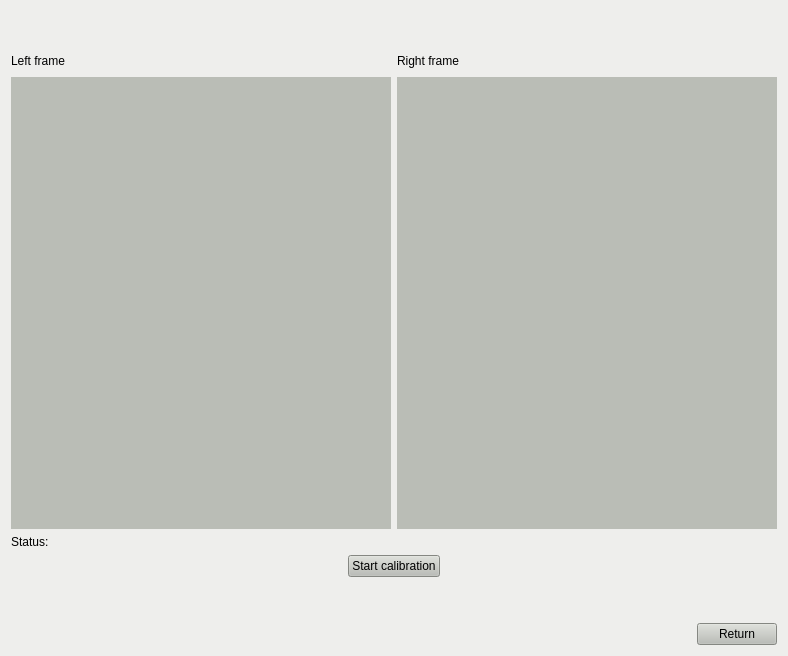
<?xml version="1.0" encoding="UTF-8"?>
<ui version="4.0">
 <class>CamCalib</class>
 <widget class="QWidget" name="CamCalib">
  <property name="geometry">
   <rect>
    <x>0</x>
    <y>0</y>
    <width>788</width>
    <height>656</height>
   </rect>
  </property>
  <property name="windowTitle">
   <string>Form</string>
  </property>
  <property name="styleSheet">
   <string notr="true">background-color: rgb(238, 238, 236);</string>
  </property>
  <layout class="QVBoxLayout" name="verticalLayout_3" stretch="0,1,0,0,0,0">
   <item>
    <spacer name="verticalSpacer">
     <property name="orientation">
      <enum>Qt::Vertical</enum>
     </property>
     <property name="sizeHint" stdset="0">
      <size>
       <width>20</width>
       <height>40</height>
      </size>
     </property>
    </spacer>
   </item>
   <item>
    <layout class="QHBoxLayout" name="horizontalLayout_2" stretch="1,1">
     <item>
      <layout class="QVBoxLayout" name="verticalLayout" stretch="0,1">
       <item>
        <layout class="QHBoxLayout" name="horizontalLayout_3">
         <item>
          <widget class="QLabel" name="label">
           <property name="styleSheet">
            <string notr="true">color: rgb(0, 0, 0);</string>
           </property>
           <property name="text">
            <string>Left frame</string>
           </property>
          </widget>
         </item>
         <item>
          <spacer name="horizontalSpacer_2">
           <property name="orientation">
            <enum>Qt::Horizontal</enum>
           </property>
           <property name="sizeHint" stdset="0">
            <size>
             <width>40</width>
             <height>20</height>
            </size>
           </property>
          </spacer>
         </item>
        </layout>
       </item>
       <item>
        <widget class="AspectRatioPixmapLabel" name="lblFrameLeft">
         <property name="styleSheet">
          <string notr="true">background-color: rgb(186, 189, 182);
color: rgb(0, 0, 0);</string>
         </property>
         <property name="text">
          <string/>
         </property>
         <property name="alignment">
          <set>Qt::AlignCenter</set>
         </property>
        </widget>
       </item>
      </layout>
     </item>
     <item>
      <layout class="QVBoxLayout" name="verticalLayout_2" stretch="0,1">
       <item>
        <layout class="QHBoxLayout" name="horizontalLayout_4">
         <item>
          <widget class="QLabel" name="label_2">
           <property name="styleSheet">
            <string notr="true">color: rgb(0, 0, 0);</string>
           </property>
           <property name="text">
            <string>Right frame</string>
           </property>
          </widget>
         </item>
         <item>
          <spacer name="horizontalSpacer_3">
           <property name="orientation">
            <enum>Qt::Horizontal</enum>
           </property>
           <property name="sizeHint" stdset="0">
            <size>
             <width>40</width>
             <height>20</height>
            </size>
           </property>
          </spacer>
         </item>
        </layout>
       </item>
       <item>
        <widget class="AspectRatioPixmapLabel" name="lblFrameRight">
         <property name="styleSheet">
          <string notr="true">background-color: rgb(186, 189, 182);
color: rgb(0, 0, 0);</string>
         </property>
         <property name="text">
          <string/>
         </property>
         <property name="alignment">
          <set>Qt::AlignCenter</set>
         </property>
        </widget>
       </item>
      </layout>
     </item>
    </layout>
   </item>
   <item>
    <layout class="QHBoxLayout" name="horizontalLayout_6" stretch="0,1">
     <item>
      <widget class="QLabel" name="label_4">
       <property name="styleSheet">
        <string notr="true">color: rgb(0, 0, 0);</string>
       </property>
       <property name="text">
        <string>Status: </string>
       </property>
      </widget>
     </item>
     <item>
      <widget class="QLabel" name="lblStatus">
       <property name="styleSheet">
        <string notr="true">color: rgb(0, 0, 0);</string>
       </property>
       <property name="text">
        <string/>
       </property>
      </widget>
     </item>
    </layout>
   </item>
   <item>
    <layout class="QHBoxLayout" name="horizontalLayout_5">
     <item>
      <spacer name="horizontalSpacer_4">
       <property name="orientation">
        <enum>Qt::Horizontal</enum>
       </property>
       <property name="sizeHint" stdset="0">
        <size>
         <width>40</width>
         <height>20</height>
        </size>
       </property>
      </spacer>
     </item>
     <item>
      <widget class="QPushButton" name="btnStart">
       <property name="styleSheet">
        <string notr="true">background-color: rgb(186, 189, 182);
color: rgb(0, 0, 0);</string>
       </property>
       <property name="text">
        <string>Start calibration</string>
       </property>
      </widget>
     </item>
     <item>
      <spacer name="horizontalSpacer_5">
       <property name="orientation">
        <enum>Qt::Horizontal</enum>
       </property>
       <property name="sizeHint" stdset="0">
        <size>
         <width>40</width>
         <height>20</height>
        </size>
       </property>
      </spacer>
     </item>
    </layout>
   </item>
   <item>
    <spacer name="verticalSpacer_2">
     <property name="orientation">
      <enum>Qt::Vertical</enum>
     </property>
     <property name="sizeHint" stdset="0">
      <size>
       <width>20</width>
       <height>40</height>
      </size>
     </property>
    </spacer>
   </item>
   <item>
    <layout class="QHBoxLayout" name="horizontalLayout">
     <item>
      <spacer name="horizontalSpacer">
       <property name="orientation">
        <enum>Qt::Horizontal</enum>
       </property>
       <property name="sizeHint" stdset="0">
        <size>
         <width>40</width>
         <height>20</height>
        </size>
       </property>
      </spacer>
     </item>
     <item>
      <widget class="QPushButton" name="btnReturn">
       <property name="styleSheet">
        <string notr="true">color: rgb(0, 0, 0);
background-color: rgb(186, 189, 182);</string>
       </property>
       <property name="text">
        <string>Return</string>
       </property>
      </widget>
     </item>
    </layout>
   </item>
  </layout>
 </widget>
 <customwidgets>
  <customwidget>
   <class>AspectRatioPixmapLabel</class>
   <extends>QLabel</extends>
   <header>Gui/AspectRatioPixmapLabel.h</header>
  </customwidget>
 </customwidgets>
 <resources/>
 <connections/>
</ui>
